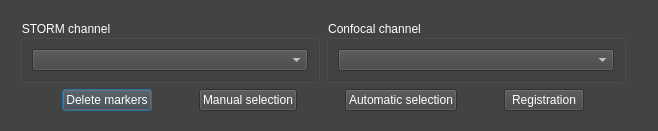
<?xml version="1.0" encoding="UTF-8"?>
<ui version="4.0">
 <class>Dialog_imageregistration</class>
 <widget class="QDialog" name="Dialog_imageregistration">
  <property name="windowModality">
   <enum>Qt::WindowModal</enum>
  </property>
  <property name="geometry">
   <rect>
    <x>0</x>
    <y>0</y>
    <width>658</width>
    <height>123</height>
   </rect>
  </property>
  <property name="windowTitle">
   <string>Image registration tool</string>
  </property>
  <property name="styleSheet">
   <string notr="true">QWidget{
	background-color: rgb(67, 67, 67);
	color: rgb(255, 255, 255);
}</string>
  </property>
  <layout class="QFormLayout" name="formLayout">
   <item row="0" column="0">
    <widget class="QWidget" name="widget" native="true">
     <layout class="QFormLayout" name="formLayout_2">
      <item row="0" column="0">
       <layout class="QGridLayout" name="gridLayout">
        <item row="0" column="0">
         <layout class="QHBoxLayout" name="horizontalLayout_4">
          <item>
           <widget class="QGroupBox" name="groupBox_3">
            <property name="sizePolicy">
             <sizepolicy hsizetype="Maximum" vsizetype="Preferred">
              <horstretch>0</horstretch>
              <verstretch>0</verstretch>
             </sizepolicy>
            </property>
            <property name="minimumSize">
             <size>
              <width>300</width>
              <height>0</height>
             </size>
            </property>
            <property name="maximumSize">
             <size>
              <width>400</width>
              <height>16777215</height>
             </size>
            </property>
            <property name="title">
             <string>STORM channel</string>
            </property>
            <layout class="QGridLayout" name="gridLayout_3">
             <item row="1" column="1">
              <widget class="QComboBox" name="comboBox_storm_channel_changer"/>
             </item>
            </layout>
           </widget>
          </item>
          <item>
           <widget class="QGroupBox" name="groupBox_2">
            <property name="sizePolicy">
             <sizepolicy hsizetype="Maximum" vsizetype="Preferred">
              <horstretch>0</horstretch>
              <verstretch>0</verstretch>
             </sizepolicy>
            </property>
            <property name="minimumSize">
             <size>
              <width>300</width>
              <height>0</height>
             </size>
            </property>
            <property name="maximumSize">
             <size>
              <width>400</width>
              <height>16777215</height>
             </size>
            </property>
            <property name="title">
             <string>Confocal channel</string>
            </property>
            <layout class="QGridLayout" name="gridLayout_4">
             <item row="0" column="0">
              <widget class="QComboBox" name="comboBox_confocal_channel_changer"/>
             </item>
            </layout>
           </widget>
          </item>
         </layout>
        </item>
        <item row="1" column="0">
         <layout class="QHBoxLayout" name="horizontalLayout">
          <item>
           <spacer name="horizontalSpacer_5">
            <property name="orientation">
             <enum>Qt::Horizontal</enum>
            </property>
            <property name="sizeHint" stdset="0">
             <size>
              <width>40</width>
              <height>20</height>
             </size>
            </property>
           </spacer>
          </item>
          <item>
           <widget class="QPushButton" name="pushButton_delete_markers">
            <property name="text">
             <string>Delete markers</string>
            </property>
           </widget>
          </item>
          <item>
           <spacer name="horizontalSpacer">
            <property name="orientation">
             <enum>Qt::Horizontal</enum>
            </property>
            <property name="sizeHint" stdset="0">
             <size>
              <width>40</width>
              <height>20</height>
             </size>
            </property>
           </spacer>
          </item>
          <item>
           <widget class="QPushButton" name="pushButton_manual_selection">
            <property name="text">
             <string>Manual selection</string>
            </property>
           </widget>
          </item>
          <item>
           <spacer name="horizontalSpacer_2">
            <property name="orientation">
             <enum>Qt::Horizontal</enum>
            </property>
            <property name="sizeHint" stdset="0">
             <size>
              <width>40</width>
              <height>20</height>
             </size>
            </property>
           </spacer>
          </item>
          <item>
           <widget class="QPushButton" name="pushButton_automatic_selection">
            <property name="text">
             <string>Automatic selection</string>
            </property>
           </widget>
          </item>
          <item>
           <spacer name="horizontalSpacer_3">
            <property name="orientation">
             <enum>Qt::Horizontal</enum>
            </property>
            <property name="sizeHint" stdset="0">
             <size>
              <width>40</width>
              <height>20</height>
             </size>
            </property>
           </spacer>
          </item>
          <item>
           <widget class="QPushButton" name="pushButton_Registration">
            <property name="text">
             <string>Registration</string>
            </property>
           </widget>
          </item>
          <item>
           <spacer name="horizontalSpacer_4">
            <property name="orientation">
             <enum>Qt::Horizontal</enum>
            </property>
            <property name="sizeHint" stdset="0">
             <size>
              <width>40</width>
              <height>20</height>
             </size>
            </property>
           </spacer>
          </item>
         </layout>
        </item>
       </layout>
      </item>
     </layout>
    </widget>
   </item>
  </layout>
 </widget>
 <resources/>
 <connections/>
</ui>
